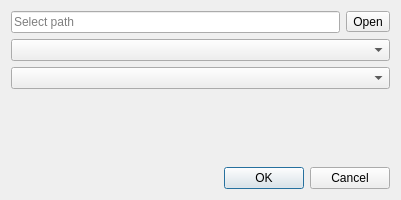
<?xml version="1.0" encoding="UTF-8"?>
<ui version="4.0">
 <class>ImportDialog</class>
 <widget class="QDialog" name="ImportDialog">
  <property name="geometry">
   <rect>
    <x>0</x>
    <y>0</y>
    <width>400</width>
    <height>200</height>
   </rect>
  </property>
  <property name="windowTitle">
   <string>Import data</string>
  </property>
  <property name="windowIcon">
   <iconset theme="document-open"/>
  </property>
  <layout class="QGridLayout" name="gridLayout">
   <item row="0" column="0">
    <widget class="QLineEdit" name="pathEdit">
     <property name="readOnly">
      <bool>true</bool>
     </property>
     <property name="placeholderText">
      <string>Select path</string>
     </property>
    </widget>
   </item>
   <item row="0" column="1">
    <widget class="QToolButton" name="openButton">
     <property name="text">
      <string>Open</string>
     </property>
     <property name="icon">
      <iconset theme="document-open">
       <normaloff>.</normaloff>.</iconset>
     </property>
    </widget>
   </item>
   <item row="1" column="0" colspan="2">
    <widget class="QComboBox" name="jobCombo"/>
   </item>
   <item row="2" column="0" colspan="2">
    <widget class="QComboBox" name="docCombo"/>
   </item>
   <item row="4" column="0" colspan="2">
    <widget class="QDialogButtonBox" name="buttonBox">
     <property name="orientation">
      <enum>Qt::Horizontal</enum>
     </property>
     <property name="standardButtons">
      <set>QDialogButtonBox::Cancel|QDialogButtonBox::Ok</set>
     </property>
    </widget>
   </item>
   <item row="3" column="0" colspan="2">
    <spacer name="verticalSpacer">
     <property name="orientation">
      <enum>Qt::Vertical</enum>
     </property>
     <property name="sizeHint" stdset="0">
      <size>
       <width>379</width>
       <height>47</height>
      </size>
     </property>
    </spacer>
   </item>
  </layout>
 </widget>
 <resources/>
 <connections>
  <connection>
   <sender>buttonBox</sender>
   <signal>accepted()</signal>
   <receiver>ImportDialog</receiver>
   <slot>accept()</slot>
   <hints>
    <hint type="sourcelabel">
     <x>227</x>
     <y>178</y>
    </hint>
    <hint type="destinationlabel">
     <x>157</x>
     <y>199</y>
    </hint>
   </hints>
  </connection>
  <connection>
   <sender>buttonBox</sender>
   <signal>rejected()</signal>
   <receiver>ImportDialog</receiver>
   <slot>reject()</slot>
   <hints>
    <hint type="sourcelabel">
     <x>295</x>
     <y>184</y>
    </hint>
    <hint type="destinationlabel">
     <x>286</x>
     <y>199</y>
    </hint>
   </hints>
  </connection>
  <connection>
   <sender>openButton</sender>
   <signal>clicked()</signal>
   <receiver>ImportDialog</receiver>
   <slot>openClicked()</slot>
   <hints>
    <hint type="sourcelabel">
     <x>379</x>
     <y>24</y>
    </hint>
    <hint type="destinationlabel">
     <x>608</x>
     <y>23</y>
    </hint>
   </hints>
  </connection>
  <connection>
   <sender>pathEdit</sender>
   <signal>textChanged(QString)</signal>
   <receiver>ImportDialog</receiver>
   <slot>pathChanged(QString)</slot>
   <hints>
    <hint type="sourcelabel">
     <x>311</x>
     <y>20</y>
    </hint>
    <hint type="destinationlabel">
     <x>714</x>
     <y>23</y>
    </hint>
   </hints>
  </connection>
 </connections>
 <slots>
  <slot>openClicked()</slot>
  <slot>pathChanged(QString)</slot>
 </slots>
</ui>
